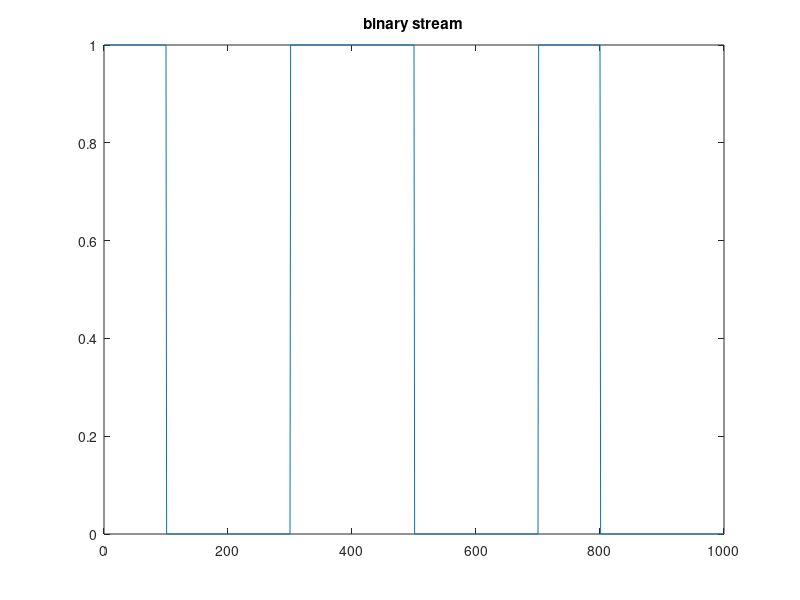
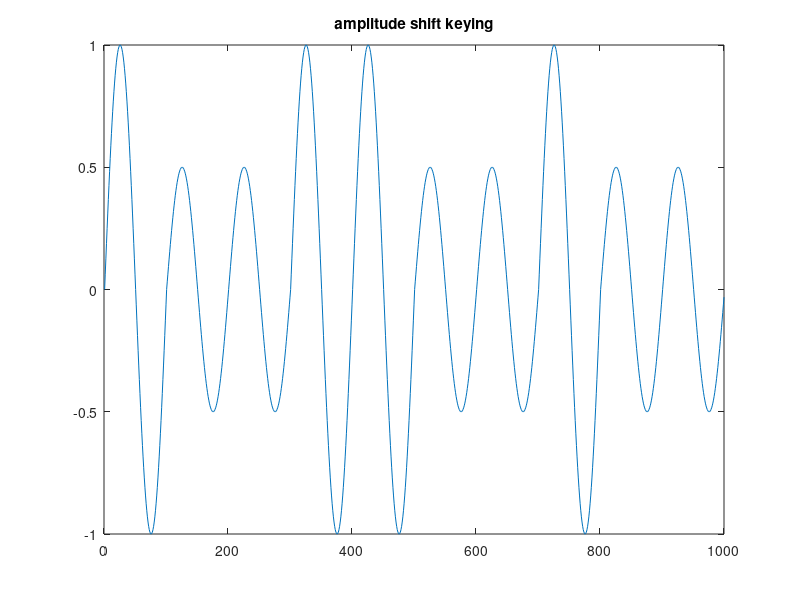
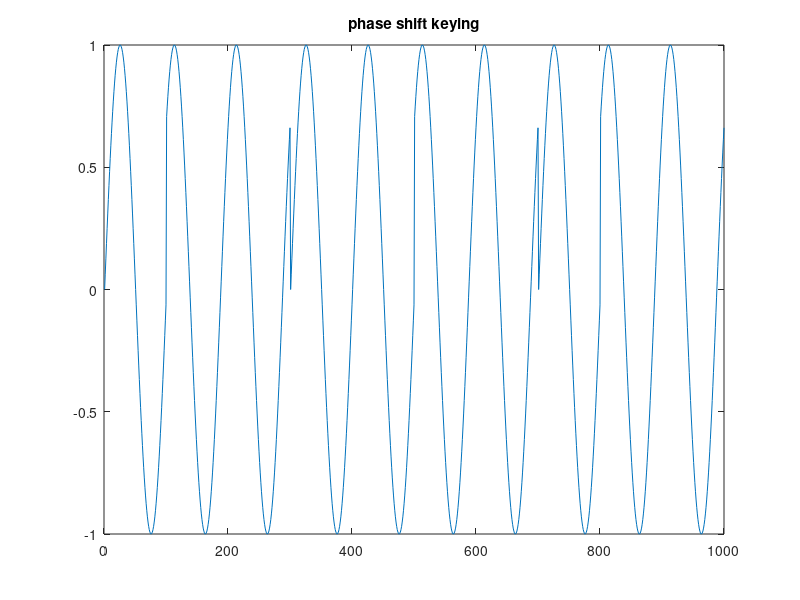
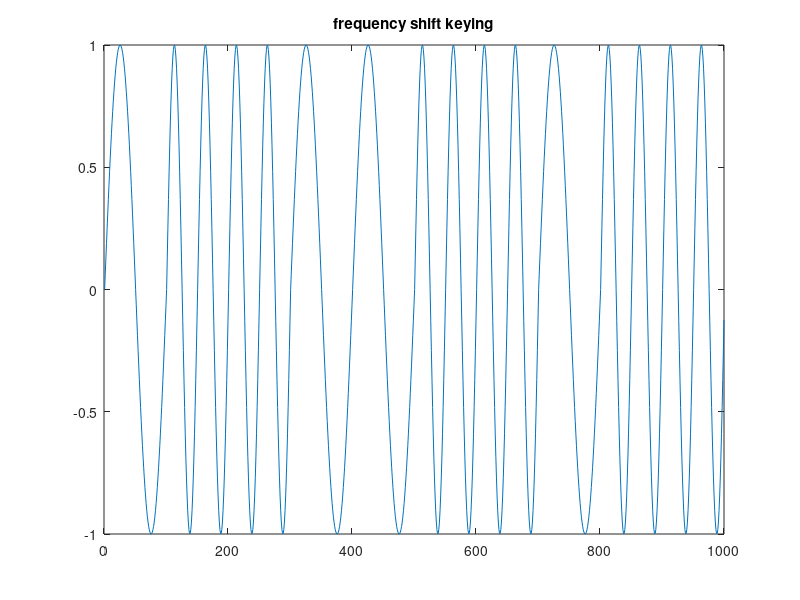

MATLAB code to generate these figures, in order:
sig_len = 1000;
sample_per_bin = 100;
bin_data_len = 10; %the amount of binary data
%generating binary data
bin_data = round(rand(1,bin_data_len));
%create base carrier, amplitude, phase and frequency
base_carrier = sin(2*pi*(0:(1/sample_per_bin):(1-(1/sample_per_bin)))); %baseline Carrier
sig_carrier_freq = sin(2*2*pi*(0:(1/sample_per_bin):(1-(1/sample_per_bin)))); %frequency
sig_carrier_phase = sin(2*pi*(0:(1/sample_per_bin):(1-(1/sample_per_bin))) + (pi/4));

%modulated carrier
sig_bin = []; %binary waveform
sig_ask = []; %amplitude modulated
sig_psk = []; %phase modulated
sig_fsk = []; %frequency modulated

for ind = 1:1:bin_data_len
    if(bin_data(ind) == 1)
        sig_bin = [sig_bin ones(1,sample_per_bin)];
        sig_ask = [sig_ask base_carrier];
        sig_psk = [sig_psk base_carrier];
        sig_fsk = [sig_fsk base_carrier];
    else
        sig_bin = [sig_bin zeros(1,sample_per_bin)];
        sig_ask = [sig_ask 0.5*base_carrier];
        sig_psk = [sig_psk sig_carrier_phase];
        sig_fsk = [sig_fsk sig_carrier_freq];
    end
end

figure(1);
plot(sig_bin);
title('binary stream');

figure(2);
plot(sig_ask);
title('amplitude shift keying');

figure(3);
plot(sig_psk);
title('phase shift keying');

figure(4);
plot(sig_fsk);
title('frequency shift keying');

